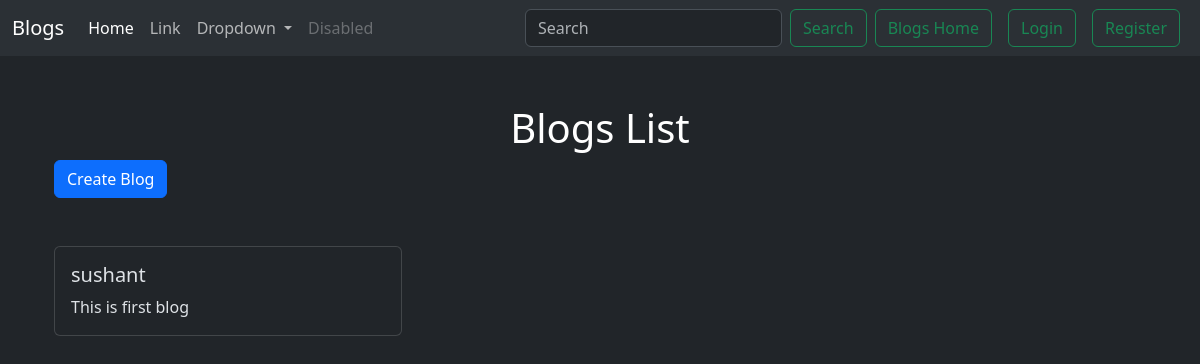
/blog_list/, run on an earlier commit of the app's database.
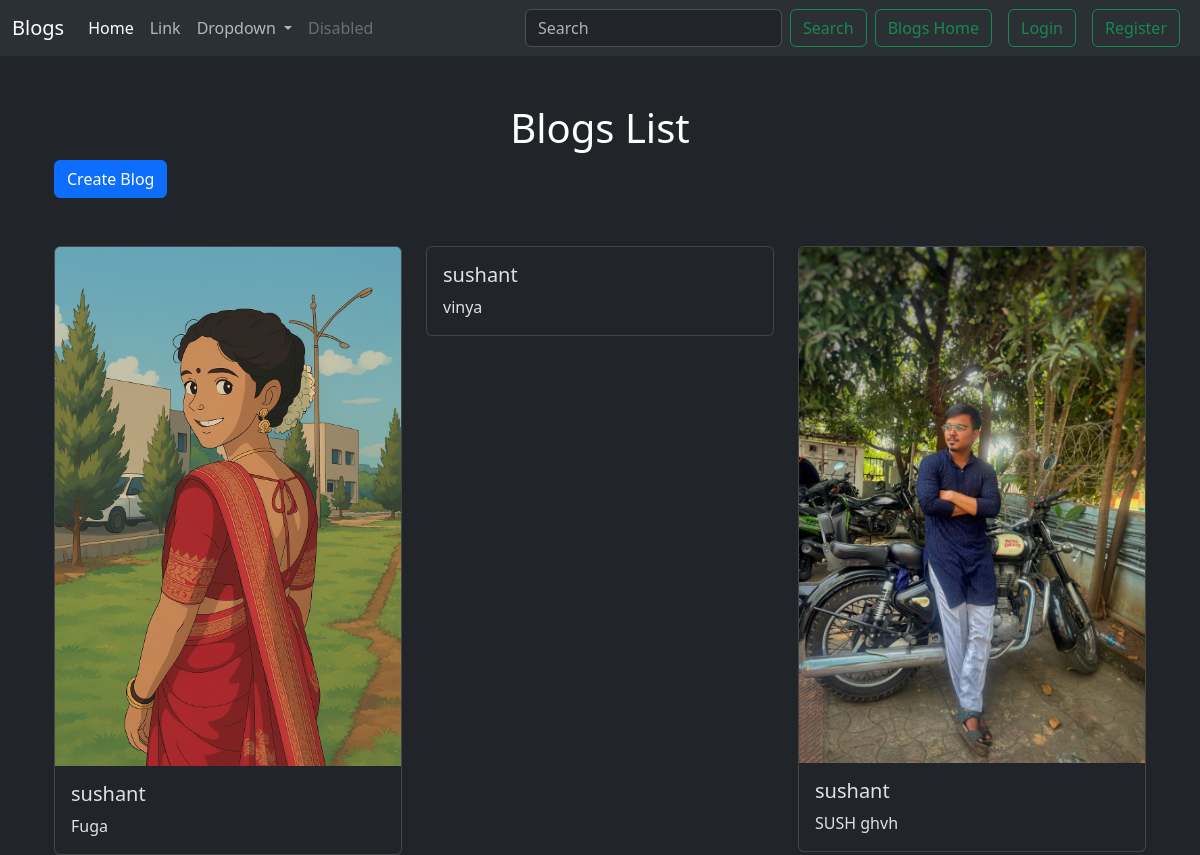
And on a later commit of the database.
### myapp/models.py (models this page shows, shortened)
class Blog(models.Model):
    user = models.ForeignKey(User, on_delete=models.CASCADE)
    text = models.TextField(max_length=240)
    image = models.ImageField(upload_to='blogs/', null=True, blank=True)
    created_at = models.DateTimeField(auto_now_add=True)
    updated_at = models.DateTimeField(auto_now=True)

### myapp/views.py (the view)
# urls.py: path('blog_list/', views.blog_list, name='blog_list'),
def blog_list(request):
    blogs = Blog.objects.all().order_by('-created_at')
    return render(request, 'myapp/blog_list.html', {'blogs': blogs})

### myapp/templates/myapp/blog_list.html (shortened to what this page needs)
{% extends "layout.html" %}
{% block content %}
    <h1 class="text-center text-white mt-5">Blogs List</h1>
    <div class="container">
        <a href="{% url 'blog_create' %}" class="btn btn-primary">Create Blog</a>
        <div class="row  mt-5">
            {% for blog in blogs %}
                <div class="col-md-4">
                    <div class="card">
                        <img src="{{ blog.image.url }}" alt="{{ blog.title }}" class="card-img-top">
                        <div class="card-body">
                            <h5 class="card-title">{{ blog.user.username }}</h5>
                            <p class="card-text">{{ blog.text }}</p>
                        </div>
                    </div>
                </div>
            {% endfor %}
        </div>
    </div>
{% endblock %}

What changed in the data, as far as the page shows it:
removed Blog: user.username "sushant", text "This is first blog"
added Blog: image (picture), user.username "sushant", text "Fuga"
added Blog: user.username "sushant", text "vinya"
added Blog: image (picture), user.username "sushant", text "SUSH ghvh"
